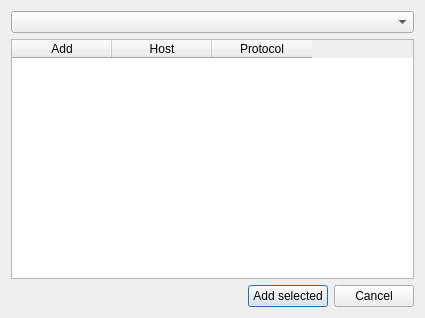
<?xml version="1.0" encoding="UTF-8"?>
<ui version="4.0">
 <class>RemoteMachineScanDialog</class>
 <widget class="QDialog" name="RemoteMachineScanDialog">
  <property name="geometry">
   <rect>
    <x>0</x>
    <y>0</y>
    <width>425</width>
    <height>318</height>
   </rect>
  </property>
  <property name="windowTitle">
   <string>Scan remote machine</string>
  </property>
  <layout class="QVBoxLayout" name="verticalLayout">
   <item>
    <widget class="QComboBox" name="protocolComboBox"/>
   </item>
   <item>
    <widget class="QTableWidget" name="machinesTableWidget">
     <column>
      <property name="text">
       <string>Add</string>
      </property>
     </column>
     <column>
      <property name="text">
       <string>Host</string>
      </property>
     </column>
     <column>
      <property name="text">
       <string>Protocol</string>
      </property>
     </column>
    </widget>
   </item>
   <item>
    <layout class="QHBoxLayout" name="horizontalLayout">
     <item>
      <spacer name="horizontalSpacer">
       <property name="orientation">
        <enum>Qt::Horizontal</enum>
       </property>
       <property name="sizeHint" stdset="0">
        <size>
         <width>40</width>
         <height>20</height>
        </size>
       </property>
      </spacer>
     </item>
     <item>
      <widget class="QPushButton" name="okPushButton">
       <property name="text">
        <string>Add selected</string>
       </property>
      </widget>
     </item>
     <item>
      <widget class="QPushButton" name="cancelPushButton">
       <property name="text">
        <string>Cancel</string>
       </property>
      </widget>
     </item>
    </layout>
   </item>
  </layout>
 </widget>
 <resources/>
 <connections/>
</ui>
